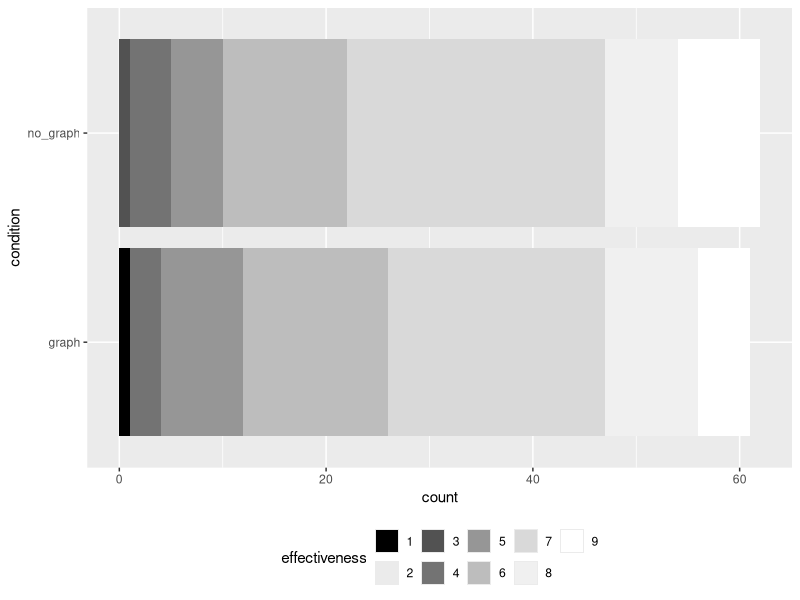

Recreate this plot in R. (Note: this script raises an error after producing the figure.)
## ---- chunk 1
library(MASS)
library(ordinal)
library(emmeans)
library(tidyverse)
## ---- chunk 2
dataset <- 
  read_csv("data/blinded.csv",
           col_types = cols(
             experiment = col_integer(),
             condition = col_character(),
             effectiveness = col_integer())) %>%

    # select only experiment 1 (out of 4)
    filter(experiment == "1") %>%
    mutate(
      condition = factor(condition),

      # adding a synthetic participant ID to clearly communicate that this data 
      # is from a between-subjects design
      participant_id = str_c("P", str_pad(row_number(), 2, pad = "0"))) %>%

    dplyr::select(participant_id, condition, effectiveness)
## ---- chunk 3
ftable(xtabs(~ effectiveness + condition, data = dataset))
## ---- chunk 4
dataset %>% 
  # mutate(effectiveness = as.character(effectiveness)) %>% 
  mutate(effectiveness = fct_rev(factor(effectiveness, levels = 1:9))) %>%
  
  # stacked bar plot
  ggplot(aes(x = condition, fill = effectiveness)) +
  geom_bar(position = "stack", stat="count") +
  
  # grey color scale is robust for colorblind
  scale_fill_brewer(palette="Greys", drop = FALSE) +
  
  # horizontal plot
  coord_flip() +
  
  # legend
  guides(fill = guide_legend(reverse = TRUE)) +
  theme(legend.position = "bottom")
## ---- chunk 5
result_wilcox <- 
  wilcox.test(
    effectiveness ~ condition, 
    data = dataset, 
    paired = FALSE,
    conf.int = TRUE)
result_wilcox
## ---- chunk 6
result_ttest <- 
  t.test(
    effectiveness ~ condition, 
    data = dataset, 
    paired = FALSE,
    conf.int = TRUE)
result_ttest
## ---- chunk 7
model_olr <- 
  dataset %>% 
  mutate(effectiveness = ordered(effectiveness, levels = as.character(1:9))) %>% 
  clm(effectiveness ~ condition,
      data = .)
## ---- chunk 8
anova(model_olr, type = "3")
## ---- chunk 9
emmeans(model_olr,  ~ condition)
## ---- chunk 10
confint(model_olr)
